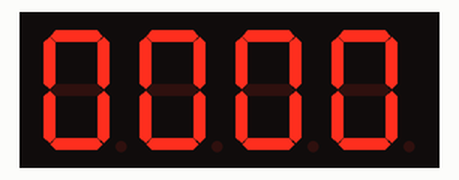
This sketch was run on a simulated Arduino Mega 2560, built with avr-gcc and run on an emulated ATmega2560. Parts: 4-digit seven-segment display. Wiring (inferred from the names in the program): 4-digit 7-segment display, segments lit when HIGH: segments pin 27, pin 28, pin 29, pin 30, pin 31, pin 32, pin 33, pin 34; digit selects pin 23, pin 24, pin 25, pin 26. The segment pins are drawn as the display they are named for.

Above: at 0.1 s.
At 2.37 s:
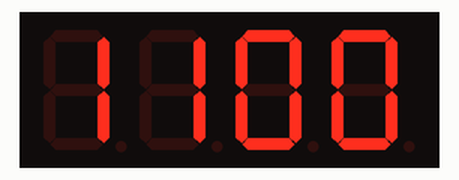
At 4.47 s:
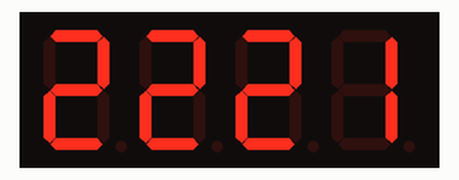
At 8.66 s:
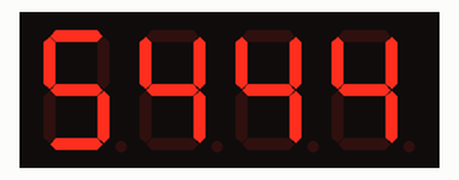
At 12.44 s:
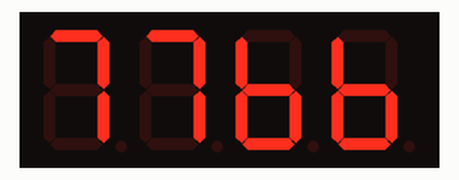
At 16.22 s:
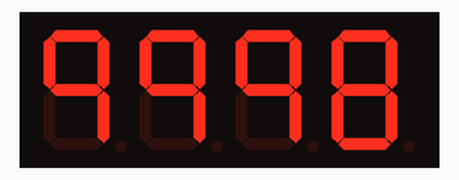

The sketch:

sevenSegLoop.ino
```cpp
const int pinA = 27;
const int pinB = 28;
const int pinC  = 29;
const int pinD = 30;
const int pinE = 31;
const int pinF = 32;
const int pinG = 33;
const int pinDP = 34;
const int pinColon = 36;


const int  D1 = 23;
const int D2 = 24;
const int D3 = 25;
const int D4 = 26;
const int Colon = 35;

const int decimalArray[5] = {D1, D2, D3, D4, Colon};

void setup() {
  pinMode(pinA, OUTPUT);
  pinMode(pinB,  OUTPUT);
  pinMode(pinC, OUTPUT);
  pinMode(pinD, OUTPUT);
  pinMode(pinE, OUTPUT);
  pinMode(pinF, OUTPUT);
  pinMode(pinG,  OUTPUT);
  pinMode(pinDP, OUTPUT);
  pinMode(pinColon,OUTPUT);


  pinMode(D1, OUTPUT);
  pinMode(D2, OUTPUT);
  pinMode(D3,  OUTPUT);
  pinMode(D4, OUTPUT);
  pinMode(Colon, OUTPUT);

}

void loop() {

  int valueArray[4] = {0,0,0,0};

  for(int i = 0; i <10; i++){

    for(int j = 0; j <4; j++){

      valueArray[j] = i;

      //timer for-loop for maintaining a stable image of the numbers.
      for (int t = 0; t < 100; t++) {

        for (int k = 0; k < 4; k++) {

          digitalWrite(D1, HIGH);
          digitalWrite(D2, HIGH);
          digitalWrite(D3, HIGH);
          digitalWrite(D4, HIGH);

          numDisplay(valueArray[k]);
          digitalWrite(decimalArray[k], LOW);

          delay(1);
        }
      }
    }
  }

}


void numDisplay(int Num){

  switch(Num){

    case 0:
      digitalWrite(pinA, HIGH);
      digitalWrite(pinB, HIGH);
      digitalWrite(pinC, HIGH);
      digitalWrite(pinD, HIGH);
      digitalWrite(pinE, HIGH);
      digitalWrite(pinF, HIGH);
      digitalWrite(pinG, LOW);
      break;
    case 1:
      digitalWrite(pinA, LOW);
      digitalWrite(pinB, HIGH);
      digitalWrite(pinC, HIGH);
      digitalWrite(pinD, LOW);
      digitalWrite(pinE, LOW);
      digitalWrite(pinF, LOW);
      digitalWrite(pinG, LOW);
      break;
    case 2:
      digitalWrite(pinA, HIGH);
      digitalWrite(pinB, HIGH);
      digitalWrite(pinC, LOW);
     digitalWrite(pinD, HIGH);
      digitalWrite(pinE, HIGH);
      digitalWrite(pinF, LOW);
      digitalWrite(pinG, HIGH);
      break;
    case 3:
      digitalWrite(pinA, HIGH);
      digitalWrite(pinB, HIGH);
      digitalWrite(pinC, HIGH);
      digitalWrite(pinD, HIGH);
      digitalWrite(pinE, LOW);
      digitalWrite(pinF, LOW);
      digitalWrite(pinG, HIGH);
      break;
    case 4:
      digitalWrite(pinA, LOW);
      digitalWrite(pinB, HIGH);
      digitalWrite(pinC, HIGH);
      digitalWrite(pinD, LOW);
      digitalWrite(pinE, LOW);
      digitalWrite(pinF, HIGH);
      digitalWrite(pinG, HIGH);
      break;
    case 5:
      digitalWrite(pinA, HIGH);
      digitalWrite(pinB, LOW);
      digitalWrite(pinC, HIGH);
      digitalWrite(pinD, HIGH);
      digitalWrite(pinE, LOW);
      digitalWrite(pinF, HIGH);
      digitalWrite(pinG, HIGH);
      break;
    case 6:
      digitalWrite(pinA, LOW);
      digitalWrite(pinB, LOW);
      digitalWrite(pinC, HIGH);
      digitalWrite(pinD, HIGH);
      digitalWrite(pinE, HIGH);
      digitalWrite(pinF, HIGH);
      digitalWrite(pinG, HIGH);
      break;
    case 7:
      digitalWrite(pinA, HIGH);
      digitalWrite(pinB, HIGH);
      digitalWrite(pinC, HIGH);
      digitalWrite(pinD, LOW);
      digitalWrite(pinE, LOW);
      digitalWrite(pinF, LOW);
      digitalWrite(pinG, LOW);
      break;
    case 8:
      digitalWrite(pinA, HIGH);
      digitalWrite(pinB, HIGH);
      digitalWrite(pinC, HIGH);
      digitalWrite(pinD, HIGH);
      digitalWrite(pinE, HIGH);
      digitalWrite(pinF, HIGH);
      digitalWrite(pinG, HIGH);
      break;
    case 9:
      digitalWrite(pinA, HIGH);
      digitalWrite(pinB, HIGH);
      digitalWrite(pinC, HIGH);
      digitalWrite(pinD, LOW);
      digitalWrite(pinE, LOW);
      digitalWrite(pinF, HIGH);
      digitalWrite(pinG, HIGH);
      break;

  }
}
```

Measured:
- by itself, everything shown: repeats every 16.8 s, in 37 steps
- what the display in image 0 shows lasts 1.7 s, from 0.0 s to 1.7 s
- what the display in image 1 shows lasts 0.4 s, from 2.2 s to 2.6 s
